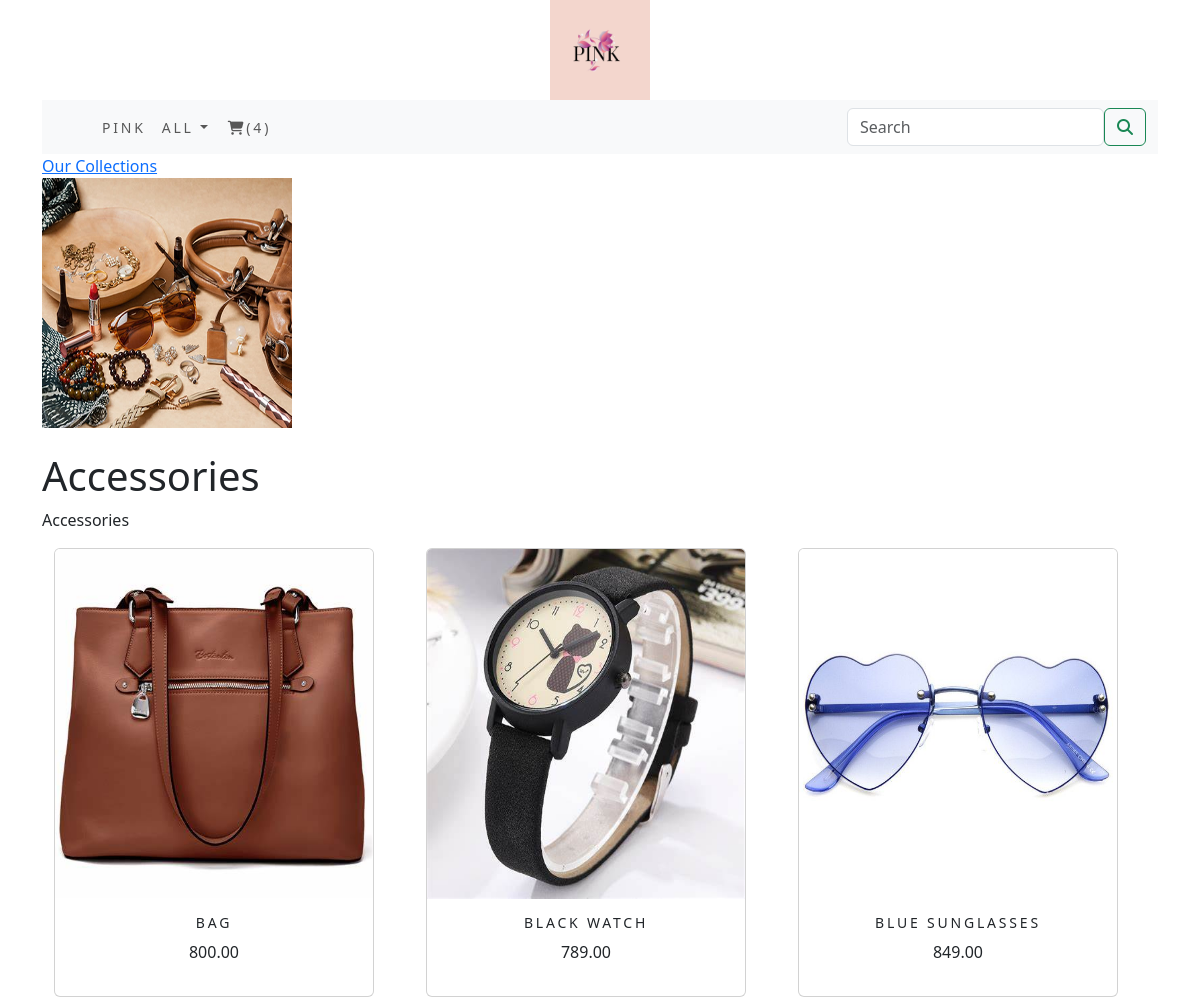
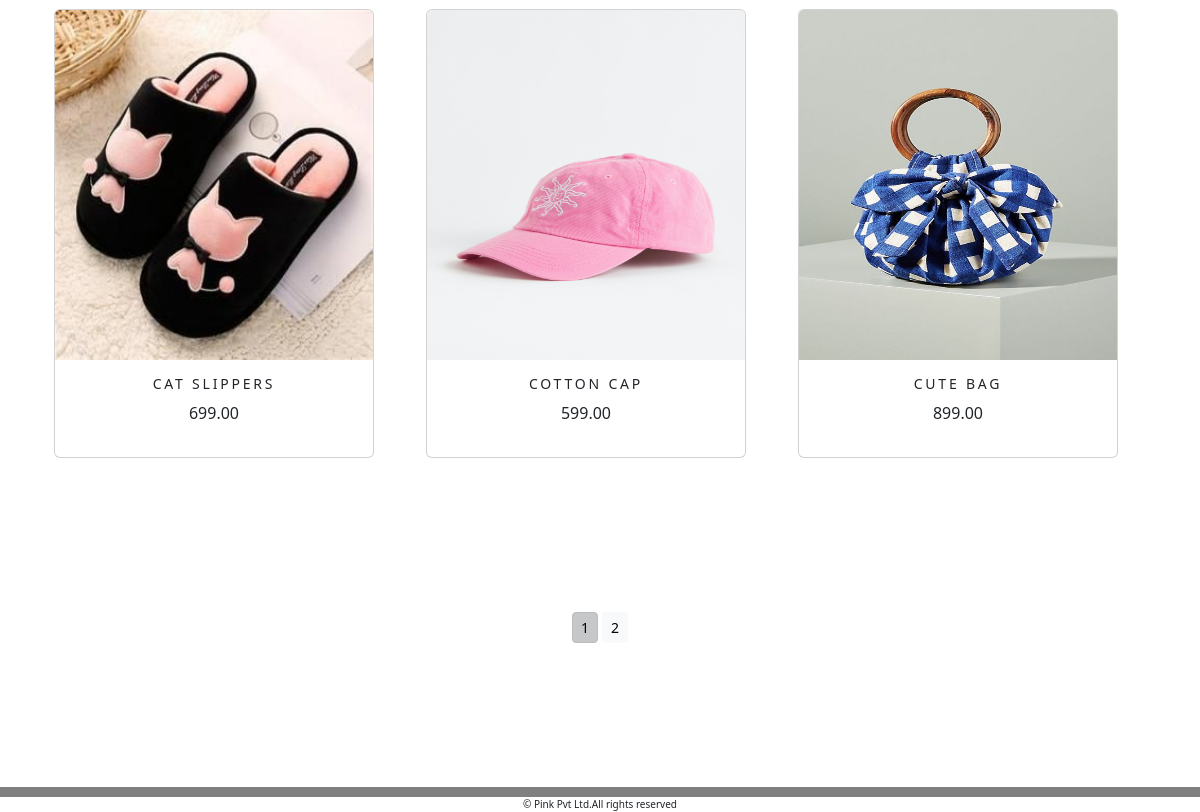
The page /ecomapp/accessories/ on the database its author committed (2 pictures, top to bottom).
### ecomapp/models.py (models this page shows, shortened)
class Category(models.Model):
    name=models.CharField(max_length=250,unique=True)
    slug=models.SlugField(max_length=250,unique=True)
    description=models.TextField(blank=True)
    image=models.ImageField(upload_to='category',blank=True)
    class Meta:
        ordering=('name',)
        verbose_name='category'
        verbose_name_plural='categories'
    def get_url(self):
        return reverse('ecomapp:products_by_category',args=[self.slug])

class Product(models.Model):
    name=models.CharField(max_length=250,unique=True)
    slug=models.SlugField(max_length=250,unique=True)
    description=models.TextField(blank=True)
    price=models.DecimalField(max_digits=10,decimal_places=2)
    category=models.ForeignKey(Category,on_delete=models.CASCADE)
    image=models.ImageField(upload_to='product',blank=True)
    stock=models.IntegerField()
    available=models.BooleanField(default=True)
    created=models.DateTimeField(auto_now_add=True)
    modified=models.DateTimeField(auto_now_add=True)
    class Meta:
        ordering=('name',)
        verbose_name='product'
        verbose_name_plural='products'
    def get_url(self):
        return reverse('ecomapp:prodCatDetail', args=[self.category.slug,self.slug])

### ecomapp/views.py (the view)
# urls.py: path('',views.AllProdCat,name='AllProdCat'),
def AllProdCat(request,c_slug=None):
    c_page=None
    product_list=None
    if c_slug!=None:
        c_page=get_object_or_404(Category,slug=c_slug)
        product_list=Product.objects.all().filter(category=c_page,available=True)
    else:
        product_list=Product.objects.all().filter(available=True)
    paginator=Paginator(product_list,6)
    try:
        page=int(request.GET.get('page','1'))
    except:
        page=1
    try:
        products=paginator.page(page)
    except (EmptyPage,InvalidPage):
        products=paginator.page(paginator.num_pages)
    return render(request,"category.html",{'category':c_page,'products':products})

### cart/context_processors.py (called while the page is built)
def counter(request):
    item_count=0;
    if 'admin' in request.path:
        return {}
    else:
        try:
            cart=Cart.objects.filter(cart_id=_cart_id(request))
            cart_items=CartItem.objects.all().filter(cart=cart[:1])
            for cart_item in cart_items:
                item_count += cart_item.qty
        except Cart.DoesNotExist:
            item_count = 0
        return dict(item_count=item_count)

### cart/views.py (called while the page is built)
def _cart_id(request):
    cart=request.session.session_key
    if not cart:
        cart=request.session.create()
    return Cart

### ecomapp/context_processors.py (called while the page is built)
def menu_links(request):
    links=Category.objects.all()
    return dict(links=links)

### templates/category.html (shortened to what this page needs)
{% extends 'base.html' %}
{% load static %}
{% block content %}
    {% if category %}
        <div>
            <div>
                <a href="{% url 'ecomapp:AllProdCat' %}">Our Collections</a>
            </div>
        </div>
    {% endif %}
    <div>
        {% if category %}
            <img src="{{category.image.url}}" alt="{{category.name}}" width="250px;" height="250px;">
    </div>
    <br>
    <div>
        <h1>{{category.name}}</h1>
        <p>{{category.description}}</p>
    </div>
        {% endif %}
        <div class="container">
            <div class="row mx_auto">
                {% for product in products.object_list %}
                <div class="my_bottom_margin col-9 col-sm-12 col-md-4 xol-lg-4">
                    <div class="card text-center" style="width: 20rem;">
                        <a href="{{product.get_url}}"><img class="card-img-top my_image" src="{{product.image.url}}" alt="{{product.name}}" width="250px;" height="350px;"></a>
                        <div class="card-body">
                            <h4>{{product.name}}</h4>
                            <p>{{product.price}}</p>
                        </div>
                    </div>
                </div>
                {% endfor %}
            </div>
            <div class="mx-auto">
                {% if products.paginator.num_pages > 1 %}
               <br>
                <div class="my_paginator">
                    <div class="text-center">
                        {% for pg in products.paginator.page_range %}
                            <a href="?page={{pg}}" class="btn btn-light btn-sm {% if products.number == pg %} active {% endif %}">{{pg}}</a>
                        {% endfor %}
                    </div>
                {% endif %}
                </div>
                <br>
            </div>
        </div>
{% endblock %}

### static/css/custom.css (style rules this page uses)
body { font-family: 'Poppins', sans-serif; }
.my_bottom_margin { margin-bottom : 10px; }
.card-body h4 { font-size : 14px; text-transform : uppercase; letter-spacing : .2em; }
.my_paginator { padding : 120px; }

### rows shown on the page
Category: image (picture), name "Accessories", description "Accessories"
Product: image (picture), name "BAG", price "800.00"
Product: image (picture), name "BLACK WATCH", price "789.00"
Product: image (picture), name "BLUE SUNGLASSES", price "849.00"
Product: image (picture), name "CAT SLIPPERS", price "699.00"
Product: image (picture), name "COTTON CAP", price "599.00"
Product: image (picture), name "CUTE BAG", price "899.00"

### other values the page prints
{{ item_count }} "4"
{{ pg }} "1" "2"
